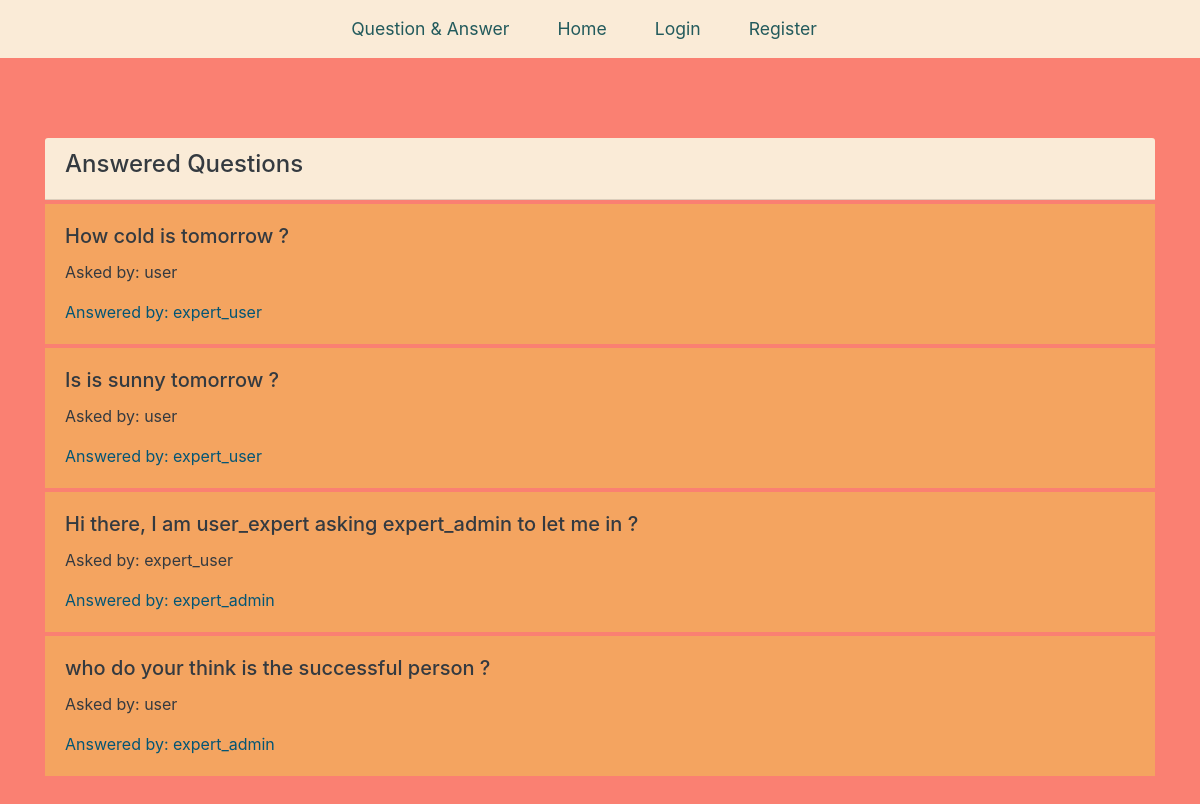
The page / on the database its author committed.
### tables this page shows
CREATE TABLE questions (
    id integer primary key autoincrement,
    question_text text not null,
    answer_text text,
    asked_by_id integer not null,
    expert_id integer not null    
);

CREATE TABLE users (
    id integer primary key autoincrement,
    name text not null,
    hashed_password text not null,
    expert boolean not null,
    admin boolean not null
);

### app.py (the view)
@app.route("/", methods=["GET", "POST"])
def index():
    user_properties = get_current_user()
    db = get_db()
    questions_cur = db.execute(
        """ select
                questions.id as question_id,
                questions.question_text,
                askers.name as asker_name,
                experts.name as expert_name
            from questions
            join users as askers on askers.id = questions.asked_by_id
            join users as experts on experts.id = questions.expert_id
            where questions.answer_text is not null """
    )
    questions_db = questions_cur.fetchall()
    return render_template("home.html", user=user_properties, questions=questions_db)

### app.py (called while the page is built, shortened)
def get_current_user():
    user_properties = None
    return user_properties

### database.py (called while the page is built)
def connect_db():
    sql = sqlite3.connect("./questions.db")
    sql.row_factory = sqlite3.Row
    return sql

def get_db():
    if not hasattr(g, "sqlite3"):  # g is globle object that tracks app data
        g.sqlite_db = connect_db()
    return g.sqlite_db

### templates/home.html (shortened to what this page needs)
{% extends "base.html" %}
{% from "nav_links.html" import nav_links %}
{% block nav %} {{nav_links(user)}} {% endblock %}
{% block main %}
<div class="container container-form my-5">
    <div class="card-header text-dark bg-light">
        <h4>Answered Questions</h4>
    </div>
    {% for question in questions %}
    <a href="{{ url_for('question', question_id=question['question_id']) }}">
        <div class="card-body background-orange mb-1 mt-1">
            <h5 class="card-title text-dark">{{ question["question_text"] }}</h5>
            <p class="card-text text-dark">Asked by: <span>{{ question["asker_name"] }}</span></p>
            <p class="card-text" style="color: #035575;">Answered by: <span>{{ question["expert_name"] }}</span></p>
        </div>
    </a>
    {% endfor %}
</div>
{% endblock %}

### templates/base.html (shortened to what this page needs)
<!DOCTYPE html>
<html lang="en">
<head>
    <link rel="stylesheet" href="https://maxcdn.bootstrapcdn.com/bootstrap/4.0.0/css/bootstrap.min.css"
>
    <link rel="stylesheet" type="text/css" href="{{ url_for('static',filename='styles/base.css') }}" />
</head>
<body>
    <nav class="navbar sticky-top navbar-expand-lg">
        <div class="collapse navbar-collapse" id="navbarNavDropdown">
            {% block nav %} {% endblock %}
        </div>
    </nav>
    {% block main %} {% endblock %}
</body>
</html>

### templates/nav_links.html (shortened to what this page needs)
{% macro nav_links(user) %}
<ul class="navbar-nav mx-auto">
    <li class="nav-element">
        <a class="nav-link brand" href="{{ url_for('index') }}">Question & Answer</a>
    </li>
    <li class="nav-element">
        <a class="nav-link" href="{{ url_for('index') }}">Home</a>
    </li>
    {% if not user %}
    <li class="nav-element">
        <a class="nav-link" href="{{ url_for('login') }}">Login</a>
    </li>
    <li class="nav-element">
        <a class="nav-link" href="{{ url_for('register') }}">Register</a>
    </li>
    {% endif %}
</ul>
{% endmacro %}

### static/styles/base.css (style rules this page uses)
body, .background-base { background-color: salmon !important; }
nav.navbar, .card-header { background-color: antiquewhite !important; }
.nav-link { font-size: 1.1rem; color: rgb(34, 90, 92) !important; }
.nav-element { margin-right: 2rem; }
.container-form { padding-top: 2rem; }
.background-orange { background-color: sandybrown; }
.card-header { font-size: 1rem; font-weight: bold; }

### rows shown on the page
questions: question_text "How cold is tomorrow ?", asker_name "user", expert_name "expert_user"
questions: question_text "Is is sunny tomorrow ?", asker_name "user", expert_name "expert_user"
questions: question_text "Hi there, I am user_expert asking expert_admin to let me in ?", asker_name "expert_user", expert_name "expert_admin"
questions: question_text "who do your think is the successful person ?", asker_name "user", expert_name "expert_admin"
